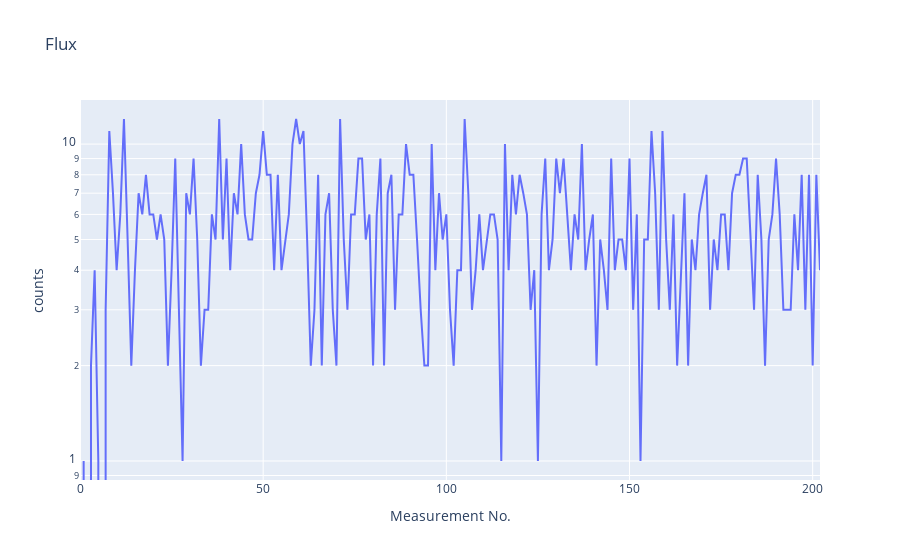

This figure's notebook cell:
### Markdown cell above
# Flux x cislo mereni

### Code cell
rcc = rc[0:]
data = [go.Scatter(x=rcc.index, y=rcc[4])]
layout = go.Layout(title='Flux', yaxis=dict(title='counts', type='log'), xaxis=dict(title='Measurement No.'))
fig = go.Figure(data=data, layout=layout)
fig.show()

### Figure 1 — Plotly figure (JSON) as saved in the notebook; plotly's stock layout.template omitted (floating-point values rounded to 4 significant figures; data arrays with more than 128 entries replaced by an {"elided": "..."} marker saying what was removed)
{"data": [{"type": "scatter", "x": {"elided": "203 int values"}, "y": {"elided": "203 int values"}}], "layout": {"autosize": true, "title": {"text": "Flux"}, "xaxis": {"autorange": true, "range": [0, 202], "title": {"text": "Measurement No."}, "type": "linear"}, "yaxis": {"autorange": true, "range": [-0.05995, 1.139], "title": {"text": "counts"}, "type": "log"}}}
